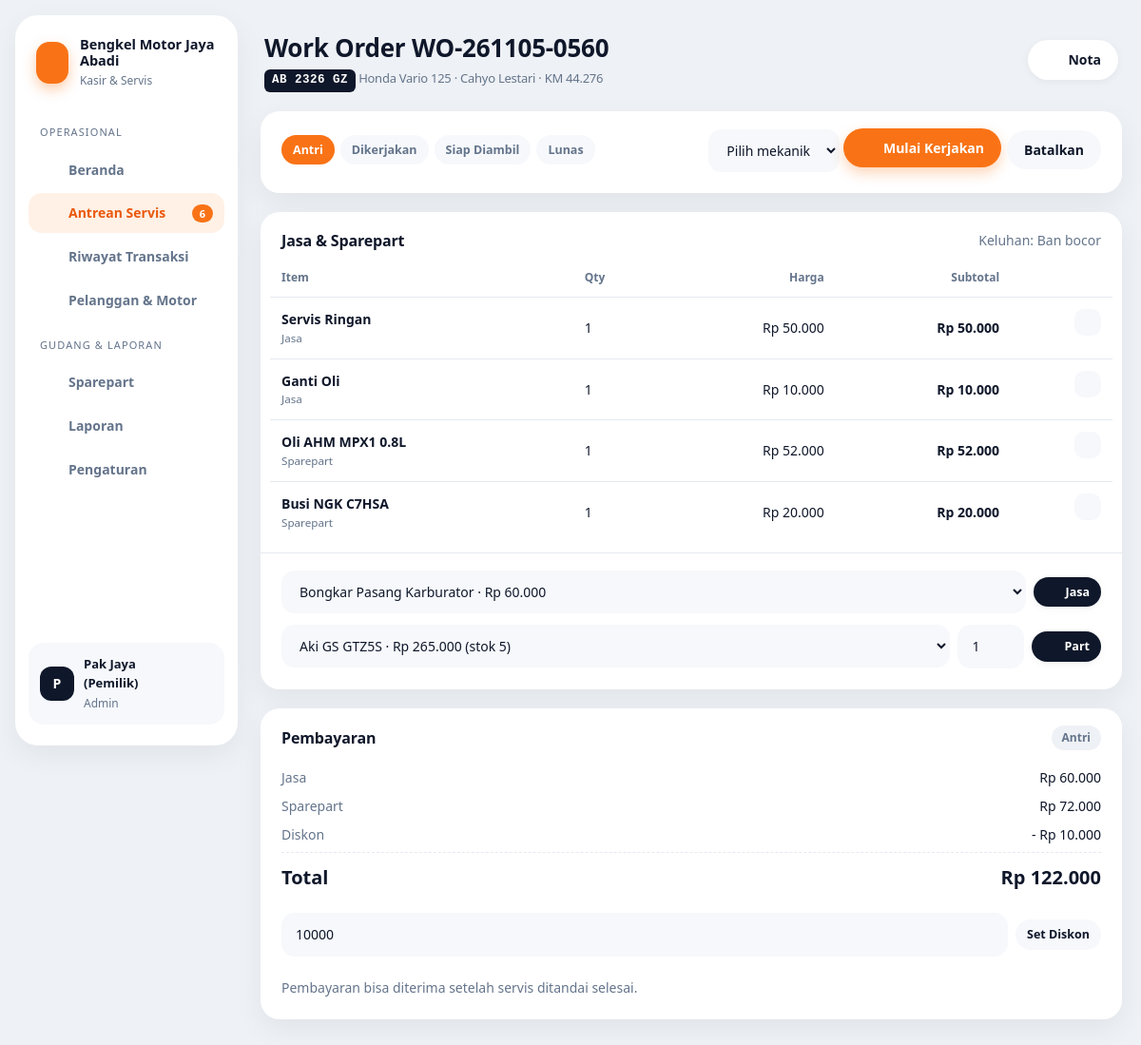
/index.php?page=servis.detail&id=565 (signed in), run on the app's committed database.
### tables this page shows
CREATE TABLE pengaturan (
  id INT PRIMARY KEY,
  nama_bengkel VARCHAR(100) NOT NULL,
  alamat VARCHAR(255),
  telepon VARCHAR(30),
  interval_servis_hari SMALLINT NOT NULL DEFAULT 60,
  interval_servis_km INT NOT NULL DEFAULT 2000
);

CREATE TABLE work_order (
  id INT AUTO_INCREMENT PRIMARY KEY,
  kode VARCHAR(20) NOT NULL UNIQUE,
  kendaraan_id INT NOT NULL,
  mekanik_id INT NULL,
  km INT NOT NULL DEFAULT 0,
  keluhan VARCHAR(255),
  status ENUM('antri','dikerjakan','selesai','lunas','batal') NOT NULL DEFAULT 'antri',
  total_jasa INT NOT NULL DEFAULT 0,
  total_part INT NOT NULL DEFAULT 0,
  diskon INT NOT NULL DEFAULT 0,
  total INT NOT NULL DEFAULT 0,
  bayar INT NOT NULL DEFAULT 0,
  metode ENUM('Tunai','Transfer','QRIS') NULL,
  user_id INT NULL,
  masuk_at DATETIME NOT NULL DEFAULT CURRENT_TIMESTAMP,
  selesai_at DATETIME NULL,
  lunas_at DATETIME NULL,
  INDEX (status), INDEX (lunas_at),
  FOREIGN KEY (kendaraan_id) REFERENCES kendaraan(id),
  FOREIGN KEY (mekanik_id) REFERENCES mekanik(id) ON DELETE SET NULL,
  FOREIGN KEY (user_id) REFERENCES users(id) ON DELETE SET NULL
);

CREATE TABLE kendaraan (
  id INT AUTO_INCREMENT PRIMARY KEY,
  pelanggan_id INT NOT NULL,
  plat VARCHAR(15) NOT NULL UNIQUE,
  merk VARCHAR(30) NOT NULL,
  tipe VARCHAR(50) NOT NULL,
  tahun SMALLINT,
  km_terakhir INT NOT NULL DEFAULT 0,
  FOREIGN KEY (pelanggan_id) REFERENCES pelanggan(id)
);

CREATE TABLE pelanggan (
  id INT AUTO_INCREMENT PRIMARY KEY,
  nama VARCHAR(100) NOT NULL,
  telepon VARCHAR(20) NOT NULL UNIQUE,
  created_at TIMESTAMP DEFAULT CURRENT_TIMESTAMP
);

CREATE TABLE wo_item (
  id INT AUTO_INCREMENT PRIMARY KEY,
  wo_id INT NOT NULL,
  jenis ENUM('jasa','part') NOT NULL,
  ref_id INT NOT NULL,
  nama VARCHAR(100) NOT NULL,
  qty INT NOT NULL DEFAULT 1,
  harga INT NOT NULL,
  harga_beli INT NOT NULL DEFAULT 0,    
  FOREIGN KEY (wo_id) REFERENCES work_order(id) ON DELETE CASCADE
);

### index.php (called while the page is built, shortened)
<?php
require __DIR__ . '/includes/bootstrap.php';
$routes = [
    'login'         => 'pages/login.php',
    'logout'        => 'pages/logout.php',
    'dashboard'     => 'pages/dashboard.php',
    'antrean'       => 'pages/servis/antrean.php',
    'servis.baru'   => 'pages/servis/baru.php',
    'servis.detail' => 'pages/servis/detail.php',
    'servis.aksi'   => 'pages/servis/aksi.php',
    'servis.nota'   => 'pages/servis/nota.php',
    'transaksi'     => 'pages/servis/transaksi.php',
    'kendaraan'     => 'pages/kendaraan.php',
    'sparepart'     => 'pages/master/sparepart.php',
    'master'        => 'pages/master/index.php',
    'laporan'       => 'pages/laporan.php',
];
$page = $_GET['page'] ?? 'dashboard';
require __DIR__ . '/' . $routes[$page];

### pages/servis/detail.php (the view, shortened to what this page needs)
<?php
$id = (int) ($_GET['id'] ?? 0);
$w = q('SELECT w.*, k.plat, k.merk, k.tipe, k.km_terakhir, p.nama pelanggan, p.telepon, m.nama mekanik FROM work_order w
        JOIN kendaraan k ON k.id = w.kendaraan_id JOIN pelanggan p ON p.id = k.pelanggan_id LEFT JOIN mekanik m ON m.id = w.mekanik_id WHERE w.id = ?', [$id])->fetch();
$items = q("SELECT * FROM wo_item WHERE wo_id = ? ORDER BY jenis = 'part', id", [$id])->fetchAll();
$jasa = q('SELECT * FROM jasa ORDER BY nama')->fetchAll();
$part = q('SELECT * FROM sparepart WHERE stok > 0 ORDER BY nama')->fetchAll();
$mekanik = q('SELECT * FROM mekanik WHERE aktif = 1 ORDER BY nama')->fetchAll();
$bisaUbah = in_array($w['status'], ['antri', 'dikerjakan', 'selesai'], true);
$urutan = ['antri', 'dikerjakan', 'selesai', 'lunas'];
$posisi = array_search($w['status'], $urutan, true);
$title = 'Work Order ' . $w['kode'];
$sub = '<span class="plat">' . e($w['plat']) . '</span> ' . e($w['merk'] . ' ' . $w['tipe']) . ' · ' . e($w['pelanggan']) . ' · KM ' . number_format($w['km'], 0, ',', '.');
$actions = ($w['status'] === 'selesai' ? '<a class="btn" target="_blank" href="' . wa_link($w['telepon'], "Halo {$w['pelanggan']}, motor {$w['merk']} {$w['tipe']} ({$w['plat']}) sudah selesai diservis dan siap diambil. Total biaya " . rupiah($w['total']) . '. Terima kasih - ' . setting()['nama_bengkel']) . '">' . icon('message', 16) . ' Kabari Pelanggan</a>' : '')
    . '<a class="btn" href="' . url('servis.nota', ['id' => $id]) . '" target="_blank">' . icon('printer', 16) . ' Nota</a>';
require __DIR__ . '/../../includes/header.php';
?>
<div class="card" style="margin-bottom:20px"><div class="card-body" style="display:flex;justify-content:space-between;align-items:center;gap:14px;flex-wrap:wrap">
    <div class="steps">
        <?php if ($w['status'] === 'batal'): ?><span class="on" style="background:var(--red)">Dibatalkan</span>
        <?php else: foreach ($urutan as $i => $s): ?><span class="<?= $i < $posisi ? 'done' : ($i === $posisi ? 'on' : '') ?>"><?= STATUS_WO[$s][0] ?></span><?php endforeach; endif; ?>
    </div>
    <div class="actions">
        <?php if ($w['status'] === 'antri'): ?>
            <form method="post" action="<?= url('servis.aksi') ?>" class="filters"><?= csrf_field() ?><input type="hidden" name="id" value="<?= $id ?>"><input type="hidden" name="aksi" value="mulai">
                <select name="mekanik_id" required><option value="">Pilih mekanik</option><?php foreach ($mekanik as $m): ?><option value="<?= $m['id'] ?>"><?= e($m['nama']) ?></option><?php endforeach; ?></select>
                <button class="btn btn-primary"><?= icon('wrench', 16) ?> Mulai Kerjakan</button></form>
        <?php endif; ?>
        <?php if ($bisaUbah): ?>
            <form method="post" action="<?= url('servis.aksi') ?>" data-confirm="Batalkan work order ini? Stok sparepart akan dikembalikan.">
                <button class="btn btn-ghost">Batalkan</button></form>
        <?php endif; ?>
    </div>
</div></div>
<div class="grid-2">
    <div class="card">
        <div class="card-head"><h2>Jasa & Sparepart</h2><span class="muted">Keluhan: <?= e($w['keluhan']) ?><?= $w['mekanik'] ? ' · Mekanik: ' . e($w['mekanik']) : '' ?></span></div>
        <div class="table-wrap"><table class="items">
            <thead><tr><th>Item</th><th>Qty</th><th class="text-right">Harga</th><th class="text-right">Subtotal</th><th></th></tr></thead>
            <tbody>
            <?php foreach ($items as $it): ?>
                <tr><td><strong><?= e($it['nama']) ?></strong><small><?= $it['jenis'] === 'jasa' ? 'Jasa' : 'Sparepart' ?></small></td><td><?= (int) $it['qty'] ?></td>
                    <td class="text-right"><?= rupiah($it['harga']) ?></td><td class="text-right"><strong><?= rupiah($it['qty'] * $it['harga']) ?></strong></td>
                    <td class="actions"><?php if ($bisaUbah): ?><form method="post" action="<?= url('servis.aksi') ?>"><button class="icon-btn danger" title="Hapus"><?= icon('trash', 14) ?></button></form><?php endif; ?></td></tr>
            <?php endforeach; ?>
            </tbody>
        </table></div>
        <?php if ($bisaUbah): ?>
            <div class="card-body" style="display:grid;gap:12px;border-top:1px solid var(--line)">
                <form method="post" action="<?= url('servis.aksi') ?>" class="filters"><?= csrf_field() ?><input type="hidden" name="id" value="<?= $id ?>"><input type="hidden" name="aksi" value="tambah_jasa">
                    <select name="ref_id" style="flex:1"><?php foreach ($jasa as $j): ?><option value="<?= $j['id'] ?>"><?= e($j['nama']) ?> · <?= rupiah($j['tarif']) ?></option><?php endforeach; ?></select>
                    <button class="btn btn-dark btn-sm"><?= icon('plus', 14) ?> Jasa</button></form>
                <form method="post" action="<?= url('servis.aksi') ?>" class="filters"><?= csrf_field() ?><input type="hidden" name="id" value="<?= $id ?>"><input type="hidden" name="aksi" value="tambah_part">
                    <select name="ref_id" style="flex:1"><?php foreach ($part as $p): ?><option value="<?= $p['id'] ?>"><?= e($p['nama']) ?> · <?= rupiah($p['harga_jual']) ?> (stok <?= $p['stok'] ?>)</option><?php endforeach; ?></select>
                    <input type="number" name="qty" value="1" min="1" style="width:70px">
                    <button class="btn btn-dark btn-sm"><?= icon('plus', 14) ?> Part</button></form>
            </div>
        <?php endif; ?>
    </div>
    <div class="card" style="align-self:start">
        <div class="card-head"><h2>Pembayaran</h2><?= status_badge($w['status']) ?></div>
        <div class="card-body">
            <div class="sum">
                <div><span class="muted">Jasa</span><span><?= rupiah($w['total_jasa']) ?></span></div>
                <div><span class="muted">Sparepart</span><span><?= rupiah($w['total_part']) ?></span></div>
                <div><span class="muted">Diskon</span><span>- <?= rupiah($w['diskon']) ?></span></div>
                <div class="total"><span>Total</span><span><?= rupiah($w['total']) ?></span></div>
            </div>
            <?php if ($bisaUbah): ?>
                <form method="post" action="<?= url('servis.aksi') ?>" class="filters mt"><?= csrf_field() ?><input type="hidden" name="id" value="<?= $id ?>"><input type="hidden" name="aksi" value="diskon">
                    <input type="number" name="diskon" value="<?= (int) $w['diskon'] ?>" min="0" step="1000" style="flex:1"><button class="btn btn-ghost btn-sm">Set Diskon</button></form>
            <?php endif; ?>
            <?php if ($w['status'] === 'selesai'): ?>
                <form method="post" action="<?= url('servis.aksi') ?>" class="mt" id="form-bayar" data-total="<?= (int) $w['total'] ?>"><?= csrf_field() ?><input type="hidden" name="id" value="<?= $id ?>"><input type="hidden" name="aksi" value="bayar">
                    <div class="form-grid">
                        <div><label>Metode</label><select name="metode"><option>Tunai</option><option>Transfer</option><option>QRIS</option></select></div>
                        <div><label>Uang diterima</label><input type="number" name="bayar" value="<?= (int) $w['total'] ?>" min="<?= (int) $w['total'] ?>" step="1000" required></div>
                    </div>
                    <p class="muted" style="margin:10px 0 0">Kembalian: <b id="kembali" style="color:var(--ink)">Rp 0</b></p>
                    <button class="btn btn-primary btn-block mt"><?= icon('check', 16) ?> Terima Pembayaran</button>
                </form>
                <script>(function(){var f=document.getElementById('form-bayar'),t=+f.dataset.total;function h(){document.getElementById('kembali').textContent='Rp '+Math.max(0,(+f.bayar.value)-t).toLocaleString('id-ID')}f.bayar.addEventListener('input',h);h()})();</script>
            <?php elseif ($w['status'] === 'lunas'): ?>
                <p class="mt" style="margin-bottom:0">Dibayar <?= rupiah($w['bayar']) ?> via <?= e($w['metode']) ?> · kembali <?= rupiah($w['bayar'] - $w['total']) ?><br><span class="muted"><?= tgl($w['lunas_at']) ?> <?= date('H.i', strtotime($w['lunas_at'])) ?></span></p>
            <?php else: ?>
                <p class="muted mt" style="margin-bottom:0">Pembayaran bisa diterima setelah servis ditandai selesai.</p>
            <?php endif; ?>
        </div>
    </div>
</div>
<?php require __DIR__ . '/../../includes/footer.php'; ?>

### includes/bootstrap.php (shortened to what this page needs)
<?php
function db(): PDO
{
    static $pdo = null;
    if ($pdo === null) {
        $c = require __DIR__ . '/../config/database.php';
        $dsn = "mysql:host={$c['host']};port={$c['port']};dbname={$c['database']};charset=utf8mb4";
        try {
            $pdo = new PDO($dsn, $c['username'], $c['password'], [
                PDO::ATTR_ERRMODE => PDO::ERRMODE_EXCEPTION,
                PDO::ATTR_DEFAULT_FETCH_MODE => PDO::FETCH_ASSOC,
            ]);
        } catch (PDOException $e) {
            die('<h3>Koneksi database gagal.</h3><p>Cek config/database.php dan pastikan database <b>'
                . htmlspecialchars($c['database']) . '</b> sudah di-import.</p>');
        }
    }
    return $pdo;
}
function q(string $sql, array $params = []): PDOStatement
{
    $st = db()->prepare($sql);
    $st->execute($params);
    return $st;
}
function e($v): string
{
    return htmlspecialchars((string) $v, ENT_QUOTES, 'UTF-8');
}
function rupiah($n): string
{
    return 'Rp ' . number_format((int) $n, 0, ',', '.');
}
function url(string $page = 'dashboard', array $params = []): string
{
    return 'index.php?' . http_build_query(['page' => $page] + $params);
}
function user(): ?array
{
    return $_SESSION['user'] ?? null;
}
function setting(): array
{
    static $s = null;
    return $s ??= q('SELECT * FROM pengaturan WHERE id = 1')->fetch() ?: [];
}
function icon(string $name, int $size = 18): string
{
    $p = $paths[$name] ?? '';
    return '<svg class="ic" width="' . $size . '" height="' . $size . '" viewBox="0 0 24 24" fill="none" stroke="currentColor" stroke-width="2" stroke-linecap="round" stroke-linejoin="round">' . $p . '</svg>';
}
function status_badge(string $s): string
{
    [$l, $c] = STATUS_WO[$s] ?? [ucfirst($s), 'gray'];
    return '<span class="badge badge-' . $c . '">' . e($l) . '</span>';
}

### includes/header.php (shortened to what this page needs)
<?php
$aktif = (int) q("SELECT COUNT(*) FROM work_order WHERE status IN ('antri','dikerjakan','selesai')")->fetchColumn();
$menu = [
    'Operasional' => [['dashboard', 'Beranda', 'home', 0], ['antrean', 'Antrean Servis', 'wrench', $aktif], ['transaksi', 'Riwayat Transaksi', 'receipt', 0], ['kendaraan', 'Pelanggan & Motor', 'bike', 0]],
    'Gudang & Laporan' => [['sparepart', 'Sparepart', 'box', 0], ['laporan', 'Laporan', 'chart', 0]],
];
if (user()['role'] === 'admin') $menu['Gudang & Laporan'][] = ['master', 'Pengaturan', 'settings', 0];
$current = explode('.', $_GET['page'] ?? 'dashboard')[0];
if ($current === 'servis') $current = 'antrean';
?>
<!DOCTYPE html>
<html lang="id">
<head>
    <title><?= e($title ?? 'Beranda') ?> · <?= e(setting()['nama_bengkel']) ?></title>
    <link rel="stylesheet" href="assets/css/style.css">
</head>
<body>
<div class="layout">
    <aside class="sidebar" id="sidebar">
        <div class="brand"><span class="brand-mark"><?= icon('wrench', 22) ?></span><div><strong><?= e(setting()['nama_bengkel']) ?></strong><small>Kasir & Servis</small></div></div>
        <nav>
            <?php foreach ($menu as $sec => $links): ?>
                <div class="sec"><?= $sec ?></div>
                <?php foreach ($links as [$key, $label, $ic, $n]): ?>
                    <a href="<?= url($key) ?>" class="<?= $current === $key ? 'active' : '' ?>"><?= icon($ic) ?> <?= $label ?><?php if ($n): ?><span class="count"><?= $n ?></span><?php endif; ?></a>
                <?php endforeach; ?>
            <?php endforeach; ?>
        </nav>
        <div class="grow"></div>
        <div class="me"><span class="avatar"><?= e(strtoupper(substr(user()['nama'], 0, 1))) ?></span><div class="grow"><strong><?= e(user()['nama']) ?></strong><small><?= e(ucfirst(user()['role'])) ?></small></div>
            <a class="icon-btn" href="<?= url('logout') ?>" title="Keluar"><?= icon('logout', 16) ?></a></div>
    </aside>
    <main class="main">
        <header class="topbar">
            <h1><?= e($title ?? 'Beranda') ?><?php if (!empty($sub)): ?><span class="sub"><?= $sub ?></span><?php endif; ?></h1>
            <div class="topbar-actions"><?= $actions ?? '' ?></div>
        </header>

### data on the page
pengaturan: nama_bengkel "Bengkel Motor Jaya Abadi"
work_order: kode "Work Order WO-261105-0560", kendaraan.plat "AB 2326 GZ", kendaraan.tipe "Honda Vario 125", pelanggan.nama "Cahyo Lestari", km "44.276", keluhan "Ban bocor", total_jasa "Rp 60.000", total_part "Rp 72.000", diskon "Rp 10.000", total "Rp 122.000", diskon "10000"
wo_item: nama "Servis Ringan", jenis "Jasa", qty "1", harga "Rp 50.000", rupiah($it['qty'] * $it['harga']) "Rp 50.000", $size 14 (drawn)
wo_item: nama "Ganti Oli", jenis "Jasa", qty "1", harga "Rp 10.000", rupiah($it['qty'] * $it['harga']) "Rp 10.000", $size 14 (drawn)
wo_item: nama "Oli AHM MPX1 0.8L", jenis "Sparepart", qty "1", harga "Rp 52.000", rupiah($it['qty'] * $it['harga']) "Rp 52.000", $size 14 (drawn)
wo_item: nama "Busi NGK C7HSA", jenis "Sparepart", qty "1", harga "Rp 20.000", rupiah($it['qty'] * $it['harga']) "Rp 20.000", $size 14 (drawn)

### other printed values
$sec "OPERASIONAL"
$label "Beranda"
$label "Antrean Servis"
$n "6"
$label "Riwayat Transaksi"
$label "Pelanggan & Motor"
$sec "GUDANG & LAPORAN"
$label "Sparepart"
$label "Laporan"
$label "Pengaturan"
substr(user()['nama'], 0, 1) "P"
user()['nama'] "Pak Jaya (Pemilik)"
user()['role'] "Admin"
STATUS_WO[$s][0] "Antri"
STATUS_WO[$s][0] "Dikerjakan"
